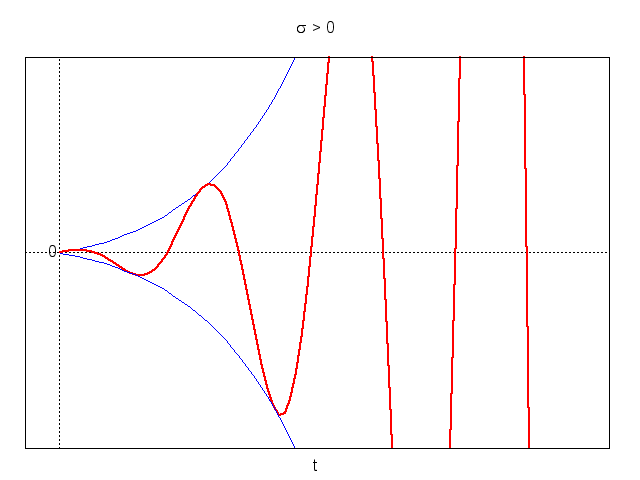

gnuplot code for this plot:
set terminal png
set output 'poli_complessi2_3.png'
set encoding utf8
load 'config.plt'
#
set xlabel 't'
set xzeroaxis
set yzeroaxis
unset ytics
unset xtics
#
set title "{/Symbol s} > 0"
set label "0" at 0,0 right
#
a = -0.9
f(x) = 0.5*x*exp(-a*x)
#
plot [-.25:4][-4:4] x >= 0 ? f(x) : 1/0 notitle w l ls 2,\
	x >= 0 ? f(x)*cos(6*x) : 1/0 notitle w l ls 1,\
	x >= 0 ? -f(x) : 1/0 notitle w l ls 2
